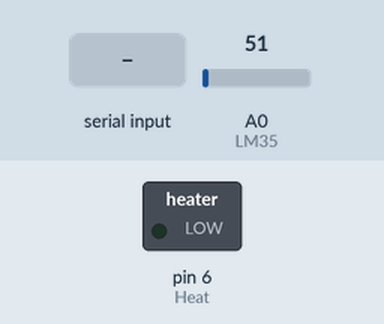
This sketch was run on a simulated Arduino Uno, built with avr-gcc and run on an emulated ATmega328P. On the bench: switched loads named in the sketch (green lamp = pin HIGH). The test bench sets the inputs (shaded band); at power-on: A0 (LM35) = 51. What the sketch prints to the serial monitor is not drawn.

Above: at 1.2 s.
1.3 s: "green" received over Serial
2.8 s: "1" received over Serial
Timing chart, 0 to 5.8 s (numbered marks = the images above; inputs shaded):
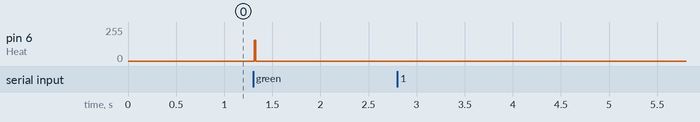

The sketch:

Doing-RXTX.ino
```cpp
#if 0
int val; //初始值是-1，Arduino对没有初始化的变量自动赋值-1
         //但是char类型范围0-127，赋值-1会向下溢出的
//此处的int最好放到loop里面
Serial.read()函数从串口获得数据。
Arduino语言提供的这个函数是不阻塞的，
也就是说不论串口上是否真的有数据到达，该函数都会立即返回。

函数Serial.available()的功能是返回串口缓冲区中当前剩余的字符个数，
按照Arduino提供的该函数的说明，串口缓冲区中最多能缓冲128个字节。
Serial.print("Available: ");
      Serial.println(Serial.available(), DEC);
#endif

const int Heat = 6;
const int LM35 = A0;
int temperature = 0;
String readString = "";
void setup()
{
    Serial.begin(9600);
    pinMode(Heat, OUTPUT);
    pinMode(LM35, INPUT);
}

void loop()
{
    temperature = map(analogRead(LM35), 0, 1023, 0, 500);
    constrain(temperature, 5, 75);
    //Serial.println(temperature);
    /* ↓读取区 Reading↓ */
    while (Serial.available() > 0)
    {
        readString += char( Serial.read() );
        delay(2); //读串口时的delay(2)不能删掉，否则串口缓冲区不够时间接受数据。
    }

    /* ↓操作区 Operating↓ */
    if (readString == "green")
    {
        Serial.println("\nArduino:Turn on green LED");
    }
    //这里不能输出字符串S2终端
    //[Error]:Serial.println("Arduino had read: ");

    int tempertureSet = readString[0];
    constrain(tempertureSet, 5, 75);
    analogWrite(Heat, tempertureSet*4);
    /* ↓清空区 Clear↓ */
    if (readString.length() > 0)
    {
        Serial.print("\nArduino had read: ");
        Serial.println(readString[0], DEC); //由于C++端发来的是ASCII码
        readString = "";
        Serial.println("\n\t------------------------\n");
    }
}

//int readData = Serial.read(); //自动刷新数据
//如果发送一个字节则用Serial.write(1);
//Serial.flush
//Serial.println(readData);
//再提醒一个：comdata说是一个字符串，也是一个数组，
//引用每个字的话可以用comdata[0]，comdata[1]。。。comdata[n]。
//如果我们要每个字节取出的话，可以每个引用。

//落后的写法1
#if 0
void setup()
{
    Serial.begin(9600);
    Serial.println("Please input a word!");
}

void loop()
{
    int val = Serial.read(); //默认以ASCII码读取串口数据
    if (-1 != val && 0 != val) //连上win后可能会发送0
    {
        if ( Serial.available() >= 2 )
        {

        }
        else
}
#endif
```

Measured:
- after the input at 1.3 s, pin 6 (Heat): 0/255 → 156/255 at once, → 0/255 0.02 s later
